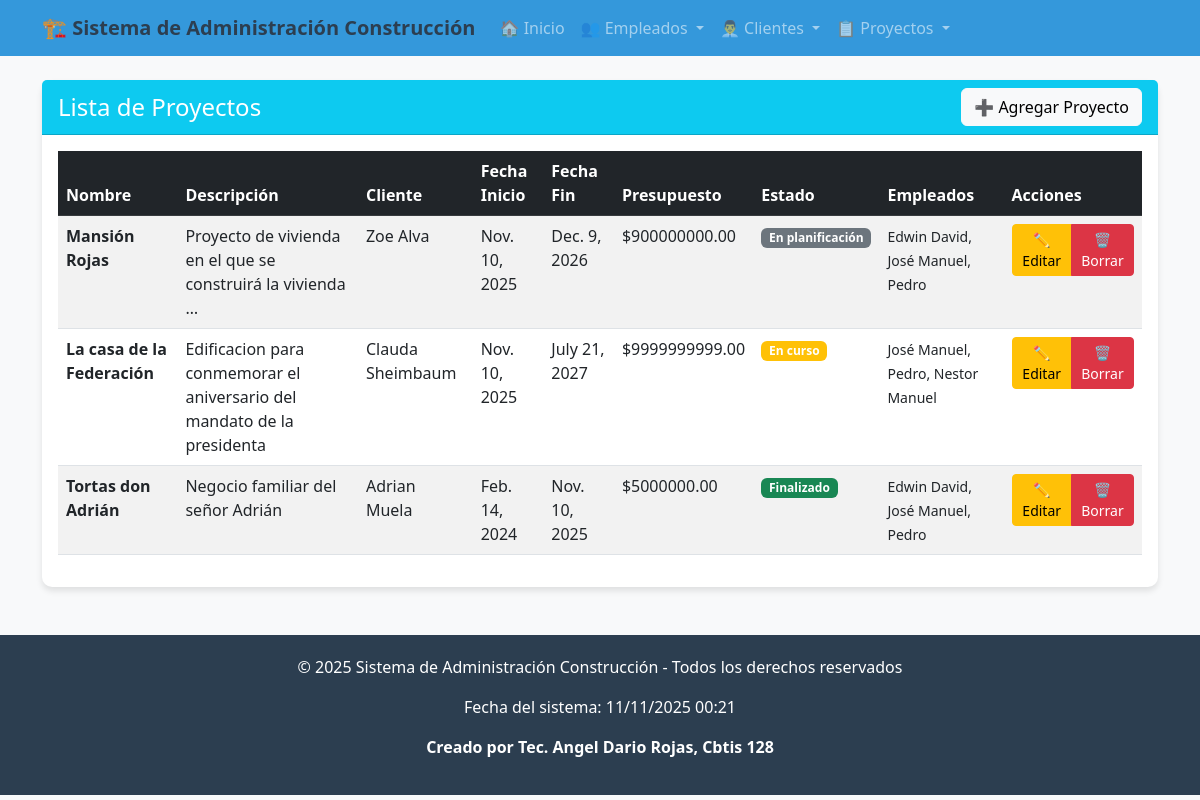
The page /proyecto/ver/ on the database its author committed.
### app_Construccion/models.py (models this page shows, shortened)
class Proyecto(models.Model):
    nombre = models.CharField(max_length=150)
    descripcion = models.TextField()
    fecha_inicio = models.DateField()
    fecha_fin = models.DateField()
    presupuesto = models.DecimalField(max_digits=12, decimal_places=2)
    cliente = models.ForeignKey(Cliente, on_delete=models.CASCADE, related_name="proyectos")
    empleados = models.ManyToManyField(Empleado, related_name="proyectos")
    estado = models.CharField(
        max_length=50,
        choices=[
            ("En planificación", "En planificación"),
            ("En curso", "En curso"),
            ("Finalizado", "Finalizado"),
        ],
        default="En planificación",
    )

class Cliente(models.Model):
    nombre = models.CharField(max_length=100)
    apellido = models.CharField(max_length=100)
    tipo_cliente = models.CharField(
        max_length=50,
        choices=[
            ("Residencial", "Residencial"),
            ("Comercial", "Comercial"),
            ("Gubernamental", "Gubernamental"),
        ],
        default="Residencial"
    )
    telefono = models.CharField(max_length=20)
    email = models.EmailField(unique=True)
    direccion = models.CharField(max_length=200)
    fecha_registro = models.DateField(auto_now_add=True)

class Empleado(models.Model):
    nombre = models.CharField(max_length=100)
    apellido = models.CharField(max_length=100)
    cargo = models.CharField(max_length=100)
    telefono = models.CharField(max_length=20)
    email = models.EmailField(unique=True)
    fecha_contratacion = models.DateField()
    salario = models.DecimalField(max_digits=10, decimal_places=2)

### app_Construccion/views.py (the view)
# urls.py: path('proyecto/ver/', views.ver_proyectos, name='ver_proyectos'),
def ver_proyectos(request):
    proyectos = Proyecto.objects.all().select_related('cliente').prefetch_related('empleados')
    return render(request, 'proyecto/ver_proyecto.html', {'proyectos': proyectos})

### app_Construccion/templates/proyecto/ver_proyecto.html
{% extends 'base.html' %}
{% block content %}
<div class="card">
    <div class="card-header bg-info text-white d-flex justify-content-between align-items-center">
        <h4 class="mb-0">Lista de Proyectos</h4>
        <a href="{% url 'agregar_proyecto' %}" class="btn btn-light">➕ Agregar Proyecto</a>
    </div>
    <div class="card-body">
        {% if proyectos %}
        <div class="table-responsive">
            <table class="table table-striped table-hover">
                <thead class="table-dark">
                    <tr>
                        <th>Nombre</th>
                        <th>Descripción</th>
                        <th>Cliente</th>
                        <th>Fecha Inicio</th>
                        <th>Fecha Fin</th>
                        <th>Presupuesto</th>
                        <th>Estado</th>
                        <th>Empleados</th>
                        <th>Acciones</th>
                    </tr>
                </thead>
                <tbody>
                    {% for proyecto in proyectos %}
                    <tr>
                        <td><strong>{{ proyecto.nombre }}</strong></td>
                        <td>{{ proyecto.descripcion|truncatewords:10 }}</td>
                        <td>{{ proyecto.cliente.nombre }} {{ proyecto.cliente.apellido }}</td>
                        <td>{{ proyecto.fecha_inicio }}</td>
                        <td>{{ proyecto.fecha_fin }}</td>
                        <td>${{ proyecto.presupuesto }}</td>
                        <td>
                            <span class="badge
                                {% if proyecto.estado == 'En planificación' %}bg-secondary
                                {% elif proyecto.estado == 'En curso' %}bg-warning
                                {% else %}bg-success{% endif %}">
                                {{ proyecto.estado }}
                            </span>
                        </td>
                        <td>
                            <small>
                                {% for empleado in proyecto.empleados.all %}
                                {{ empleado.nombre }}{% if not forloop.last %}, {% endif %}
                                {% endfor %}
                            </small>
                        </td>
                        <td>
                            <div class="btn-group" role="group">
                                <a href="{% url 'actualizar_proyecto' proyecto.id %}" class="btn btn-warning btn-sm">✏️ Editar</a>
                                <a href="{% url 'borrar_proyecto' proyecto.id %}" class="btn btn-danger btn-sm">🗑️ Borrar</a>
                            </div>
                        </td>
                    </tr>
                    {% endfor %}
                </tbody>
            </table>
        </div>
        {% else %}
        <div class="alert alert-info text-center">
            <h5>No hay proyectos registrados</h5>
            <p>Comienza agregando el primer proyecto al sistema.</p>
            <a href="{% url 'agregar_proyecto' %}" class="btn btn-info text-white">Agregar Primer Proyecto</a>
        </div>
        {% endif %}
    </div>
</div>
{% endblock %}

### app_Construccion/templates/base.html (style rules this page uses)
body { background-color: #f8f9fa; font-family: 'Segoe UI', Tahoma, Geneva, Verdana, sans-serif; }
.card { border: none; border-radius: 10px; box-shadow: 0 4px 6px rgba(0,0,0,0.1); }

### rows shown on the page
Proyecto: nombre "Mansión Rojas", descripcion "Proyecto de vivienda en el que se construirá la vivienda …", cliente.nombre "Zoe", cliente.apellido "Alva", fecha_inicio "Nov. 10, 2025", fecha_fin "Dec. 9, 2026", presupuesto "900000000.00", estado "En planificación"
Empleado: nombre "Edwin David"
Empleado: nombre "José Manuel"
Empleado: nombre "Pedro"
Proyecto: nombre "La casa de la Federación", descripcion "Edificacion para conmemorar el aniversario del mandato de la presidenta", cliente.nombre "Clauda", cliente.apellido "Sheimbaum", fecha_inicio "Nov. 10, 2025", fecha_fin "July 21, 2027", presupuesto "9999999999.00", estado "En curso"
Empleado: nombre "Nestor Manuel"
Proyecto: nombre "Tortas don Adrián", descripcion "Negocio familiar del señor Adrián", cliente.nombre "Adrian", cliente.apellido "Muela", fecha_inicio "Feb. 14, 2024", fecha_fin "Nov. 10, 2025", presupuesto "5000000.00", estado "Finalizado"
